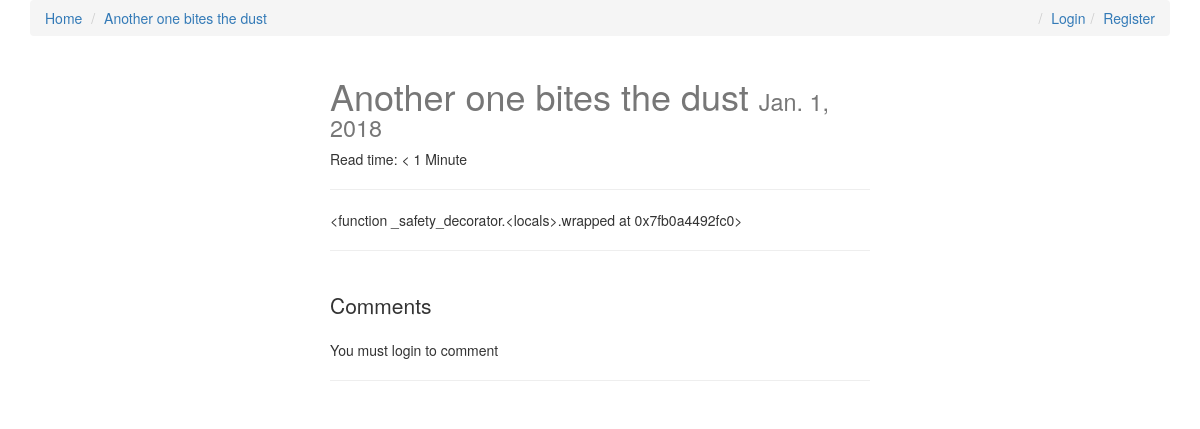
Page /another-one-bites-the-dust/ on the committed database.
### posts/models.py (models this page shows, shortened)
class Post(models.Model):
    user = models.ForeignKey(settings.AUTH_USER_MODEL, default=1)
    title = models.CharField(max_length=120)
    slug = models.SlugField(unique=True)
    image = models.ImageField(upload_to=upload_location,
            null=True,
            blank=True,
            width_field="width_field",
            height_field="height_field")
    height_field = models.IntegerField(default=0)
    width_field = models.IntegerField(default=0)
    content = models.TextField()
    draft = models.BooleanField(default=False)
    publish = models.DateField(auto_now=False, auto_now_add=False)
    read_time =  models.IntegerField(default=0) # models.TimeField(null=True, blank=True) #assume minutes
    updated = models.DateTimeField(auto_now=True, auto_now_add=False)
    timestamp = models.DateTimeField(auto_now=False, auto_now_add=True)
    objects = PostManager()
    def get_absolute_url(self):
        return reverse("posts:detail", kwargs={"slug": self.slug})
    class Meta:
        ordering = ["-timestamp", "-updated"]
    def get_markdown(self):
        content = self.content
        markdown_text = markdown(content)
        return mark_safe(markdown_text)
    @property
    def comments(self):
        instance = self
        qs = Comment.objects.filter_by_instance(instance)
        return qs
    @property
    def get_content_type(self):
        instance = self
        content_type = ContentType.objects.get_for_model(instance.__class__)
        return content_type

### posts/views.py (the view, shortened to what this page needs)
# urls.py: url(r'^(?P<slug>[\w-]+)/$', post_detail, name='detail'),
def post_detail(request, slug=None):
	instance = get_object_or_404(Post, slug=slug)
	if instance.publish > timezone.now().date() or instance.draft:
		if not request.user.is_staff or not request.user.is_superuser:
			raise Http404
	share_string = quote_plus(instance.content)
	initial_data = {
			"content_type": instance.get_content_type,
			"object_id": instance.id
	}
	form = CommentForm(request.POST or None, initial=initial_data)
	comments = instance.comments
	context = {
		"title": instance.title,
		"instance": instance,
		"share_string": share_string,
		"comments": comments,
		"comment_form":form,
	}
	return render(request, "post_detail.html", context)

### comments/models.py (called while the page is built)
    def filter_by_instance(self, instance):
        content_type = ContentType.objects.get_for_model(instance.__class__)
        obj_id = instance.id
        qs = super(CommentManager, self).filter(content_type=content_type, object_id= obj_id).filter(parent=None)
        return qs

### posts/templatetags/urlify.py (called while the page is built)
@register.filter
def urlify(value):
    return quote_plus(value)

### templates/post_detail.html (shortened to what this page needs)
{% extends "base.html" %}
{% load urlify %}
{% load crispy_forms_tags %}
 {% block post_detail_link %}
  <li><a href='{{ instance.get_absolute_url }}'>{{ instance.title }}</a></li>
  {% endblock %}
{% block content %}
<div class='col-sm-6 col-sm-offset-3'>
<h1>{{ title }} <small>{% if instance.draft %}<span style='color:red;'>Draft</span> {% endif %}{{ instance.publish }}</small></h1>
<p>Read time: {% if instance.read_time <= 1 %} < 1 Minute {% else %}{{ instance.read_time }} minutes {% endif %}</p>
<p><div class="fb-like" data-href="{{ request.build_absolute_uri }}" data-layout="button_count" data-action="like" data-show-faces="true" data-share="true"></div>
<hr/>
</p>
<div class='row'>
<div class='col-sm-12 '>
   <div class='post-detail-item'>{{ instance.get_markdown }}</div>
    <hr/>
    <br/>
    <div>
        <p class='lead'>Comments</p>
        {% if request.user.is_authenticated %}
        <form method="POST" action="."> {% csrf_token %}
            {{ comment_form|crispy }}
            <input type='submit' value='Post comment' class='btn btn-default'>
        </form>
        {% else %}
        <p>You must login to comment </p>
        {% endif %}
        <hr/>
    </div>
</div>
</div>
</div>
{% endblock content %}

### static/css/base.css (style rules this page uses)
h1 { color: #777777; }

### rows in the picture
Post: title "Another one bites the dust", publish "Jan. 1, 2018", get_markdown "<function _safety_decorator.<locals>.wrapped at 0x7fb0a4492fc0>"
